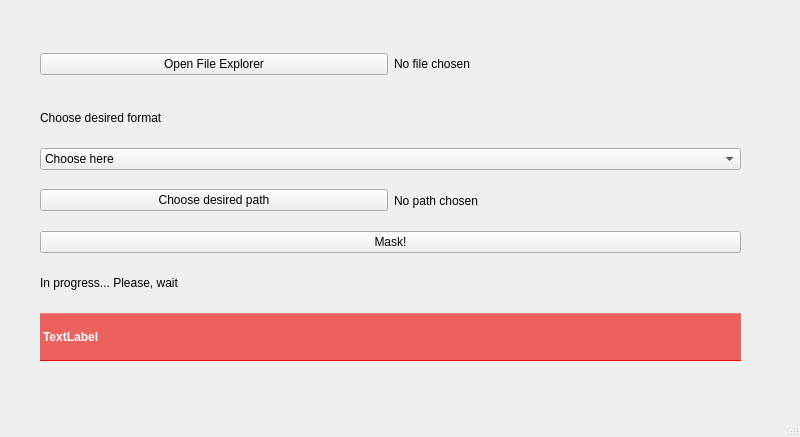
<?xml version="1.0" encoding="UTF-8"?>
<ui version="4.0">
 <class>Masker</class>
 <widget class="QMainWindow" name="Masker">
  <property name="geometry">
   <rect>
    <x>0</x>
    <y>0</y>
    <width>800</width>
    <height>437</height>
   </rect>
  </property>
  <property name="windowTitle">
   <string>MainWindow</string>
  </property>
  <widget class="QWidget" name="centralwidget">
   <widget class="QWidget" name="">
    <property name="geometry">
     <rect>
      <x>40</x>
      <y>40</y>
      <width>701</width>
      <height>321</height>
     </rect>
    </property>
    <layout class="QVBoxLayout" name="verticalLayout">
     <item>
      <layout class="QHBoxLayout" name="horizontalLayout">
       <item>
        <widget class="QPushButton" name="pB_openfile">
         <property name="text">
          <string>Open File Explorer</string>
         </property>
        </widget>
       </item>
       <item>
        <widget class="QLabel" name="l_filename">
         <property name="text">
          <string>No file chosen</string>
         </property>
        </widget>
       </item>
      </layout>
     </item>
     <item>
      <widget class="QLabel" name="label">
       <property name="text">
        <string>Choose desired format</string>
       </property>
      </widget>
     </item>
     <item>
      <widget class="QComboBox" name="pickFormat">
       <item>
        <property name="text">
         <string>Choose here</string>
        </property>
       </item>
       <item>
        <property name="text">
         <string>mp4</string>
        </property>
       </item>
       <item>
        <property name="text">
         <string>wmv</string>
        </property>
       </item>
       <item>
        <property name="text">
         <string>avi</string>
        </property>
       </item>
      </widget>
     </item>
     <item>
      <layout class="QHBoxLayout" name="horizontalLayout_2">
       <item>
        <widget class="QPushButton" name="pB_path">
         <property name="text">
          <string>Choose desired path</string>
         </property>
        </widget>
       </item>
       <item>
        <widget class="QLabel" name="l_opath">
         <property name="text">
          <string>No path chosen</string>
         </property>
        </widget>
       </item>
      </layout>
     </item>
     <item>
      <widget class="QPushButton" name="pB_convert">
       <property name="text">
        <string>Mask!</string>
       </property>
      </widget>
     </item>
     <item>
      <widget class="QLabel" name="progress">
       <property name="text">
        <string>In progress... Please, wait</string>
       </property>
      </widget>
     </item>
     <item>
      <widget class="QLabel" name="l_error">
       <property name="font">
        <font>
         <bold>true</bold>
        </font>
       </property>
       <property name="styleSheet">
        <string notr="true">color: white;
background-color: rgb(236, 96, 96);
border-style: outset;
border-width: 1 px;
border-color: red
</string>
       </property>
       <property name="text">
        <string>TextLabel</string>
       </property>
      </widget>
     </item>
    </layout>
   </widget>
  </widget>
  <widget class="QMenuBar" name="menubar">
   <property name="geometry">
    <rect>
     <x>0</x>
     <y>0</y>
     <width>800</width>
     <height>25</height>
    </rect>
   </property>
  </widget>
  <widget class="QStatusBar" name="statusbar"/>
 </widget>
 <resources/>
 <connections/>
</ui>
